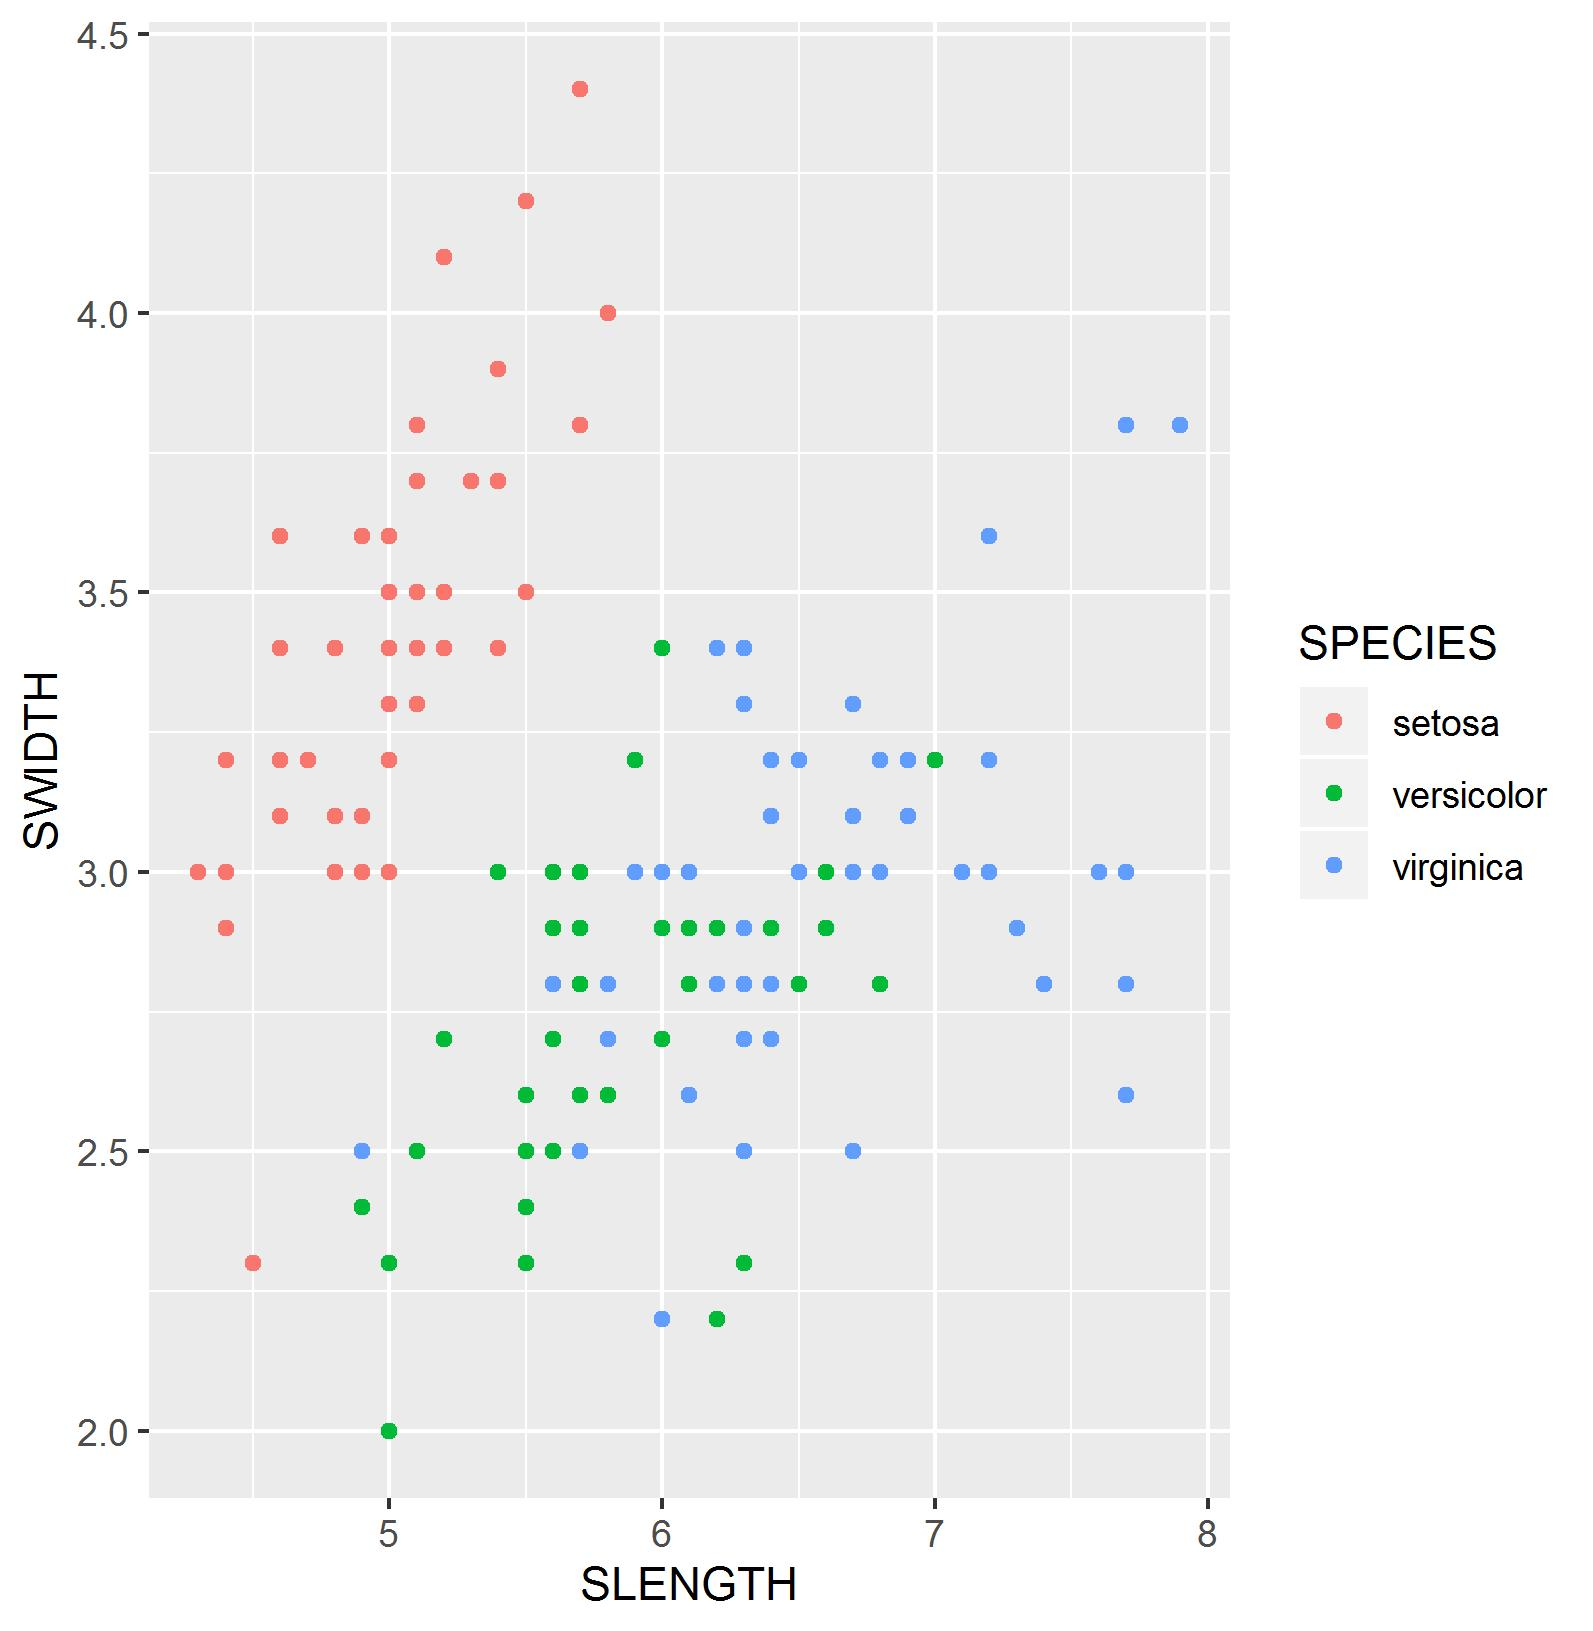

Write the R code that produced this figure.
library(ggplot2)
iris
tmp<-data.frame(iris)
tmp

#prob1
colnames(tmp)=c("SLENGTH","SWIDTH","PLENGTH","PWIDTH","SPECIES")
dbWriteTable(conn,"IRIS",tmp)
#prob2
dbReadTable(conn,"IRIS")
#porb3
ggplot(data=tmp,aes(x=SLENGTH,y=SWIDTH))+
  geom_point(aes(color=SPECIES))
ggsave("db1.jpg")
ggplot(data=tmp,aes(x=PLENGTH,y=PWIDTH))+
  geom_point(aes(color=SPECIES))
ggsave("db2.jpg")